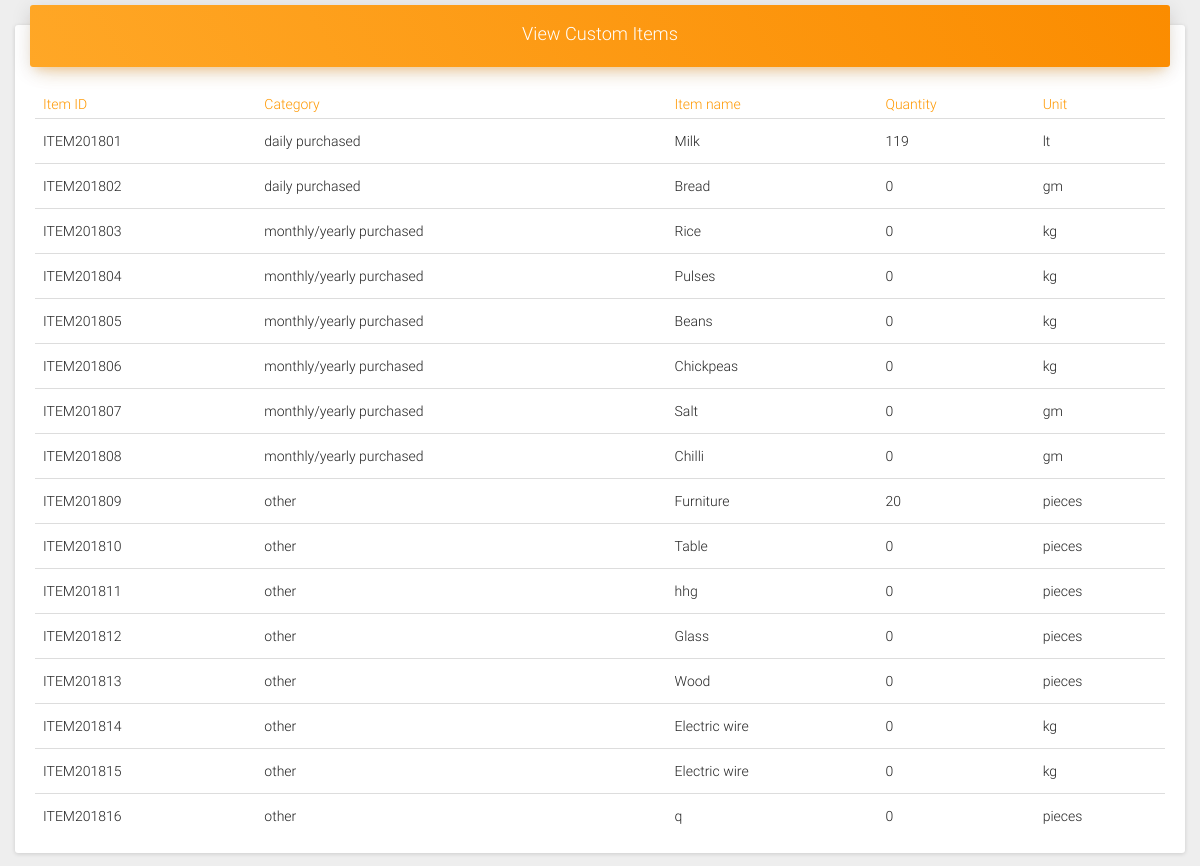
The page /inventory/view_items/ on the database its author committed.
### Inventory/models.py (models this page shows, shortened)
class InventoryItems(models.Model):
    item_id = models.CharField(max_length=10 ,default=item_id, primary_key=True)
    name = models.CharField(max_length=20)
    quantity = models.IntegerField(default=0)
    unit = models.CharField(max_length=6,null=True)
    category = models.CharField(max_length=30)

### Inventory/views.py (the view)
def view_items(request):
    return  render(request, 'customitem.html', {'context':InventoryItems.objects.all()})

### Inventory/templates/customitem.html (shortened to what this page needs)
<!doctype html>
<html lang="en">
<head>
    {%load static%}
    <link href="{%static 'assets/css/bootstrap.min.css'%}" rel="stylesheet" />
    <link href="{%static 'assets/css/material-dashboard.css'%}" rel="stylesheet" />
    <link href="{%static 'assets/css/demo.css'%}" rel="stylesheet" />
    <link href="{%static 'assets/css/fontawesome.min.css'%}" rel="stylesheet">
    <link href="{%static 'assets/css/materialicons.css'%}" rel="stylesheet" type="text/css">
</head>
<body>
    <div class="wrapper">
        <div>
            <div class="content">
                <div class="container-fluid">
                    <div class="row">
                        <div class="col-md-12">
                            <div class="card">
                                <div class="card-header" data-background-color="orange">
                                    <h4 class="title" align="center">View Custom Items</h4>
                                </div>
                                <div class="card-content table-responsive">
                                    <table class="table">
                                        <thead class="text-warning">
                                            <th>Item ID</th>
                                            <th>Category</th>
                                            <th>Item name</th>
                                            <th>Quantity</th>
                                            <th>Unit</th>
                                        </thead>
                                        <tbody>
                                            {% for i in context %}
                                                <tr>
                                                    <td>{{ i.item_id }}</td>
                                                    <td>{{ i.category }}</td>
                                                    <td>{{ i.name }}</td>
                                                    <td>{{ i.quantity }}</td>
                                                    <td>{{ i.unit }}</td>
                                                </tr>
                                            {% endfor %}
                                        </tbody>
                                    </table>
                                </div>
                            </div>
                        </div>
                    </div>
                </div>
            </div>
        </div>
    </div>
</body>
{%load static%}
</html>

### rows shown on the page
InventoryItems: item_id "ITEM201801", category "daily purchased", name "Milk", quantity "119", unit "lt"
InventoryItems: item_id "ITEM201802", category "daily purchased", name "Bread", quantity "0", unit "gm"
InventoryItems: item_id "ITEM201803", category "monthly/yearly purchased", name "Rice", quantity "0", unit "kg"
InventoryItems: item_id "ITEM201804", category "monthly/yearly purchased", name "Pulses", quantity "0", unit "kg"
InventoryItems: item_id "ITEM201805", category "monthly/yearly purchased", name "Beans", quantity "0", unit "kg"
InventoryItems: item_id "ITEM201806", category "monthly/yearly purchased", name "Chickpeas", quantity "0", unit "kg"
InventoryItems: item_id "ITEM201807", category "monthly/yearly purchased", name "Salt", quantity "0", unit "gm"
InventoryItems: item_id "ITEM201808", category "monthly/yearly purchased", name "Chilli", quantity "0", unit "gm"
InventoryItems: item_id "ITEM201809", category "other", name "Furniture", quantity "20", unit "pieces"
InventoryItems: item_id "ITEM201810", category "other", name "Table", quantity "0", unit "pieces"
InventoryItems: item_id "ITEM201811", category "other", name "hhg", quantity "0", unit "pieces"
InventoryItems: item_id "ITEM201812", category "other", name "Glass", quantity "0", unit "pieces"
InventoryItems: item_id "ITEM201813", category "other", name "Wood", quantity "0", unit "pieces"
InventoryItems: item_id "ITEM201814", category "other", name "Electric wire", quantity "0", unit "kg"
InventoryItems: item_id "ITEM201815", category "other", name "Electric wire", quantity "0", unit "kg"
InventoryItems: item_id "ITEM201816", category "other", name "q", quantity "0", unit "pieces"
